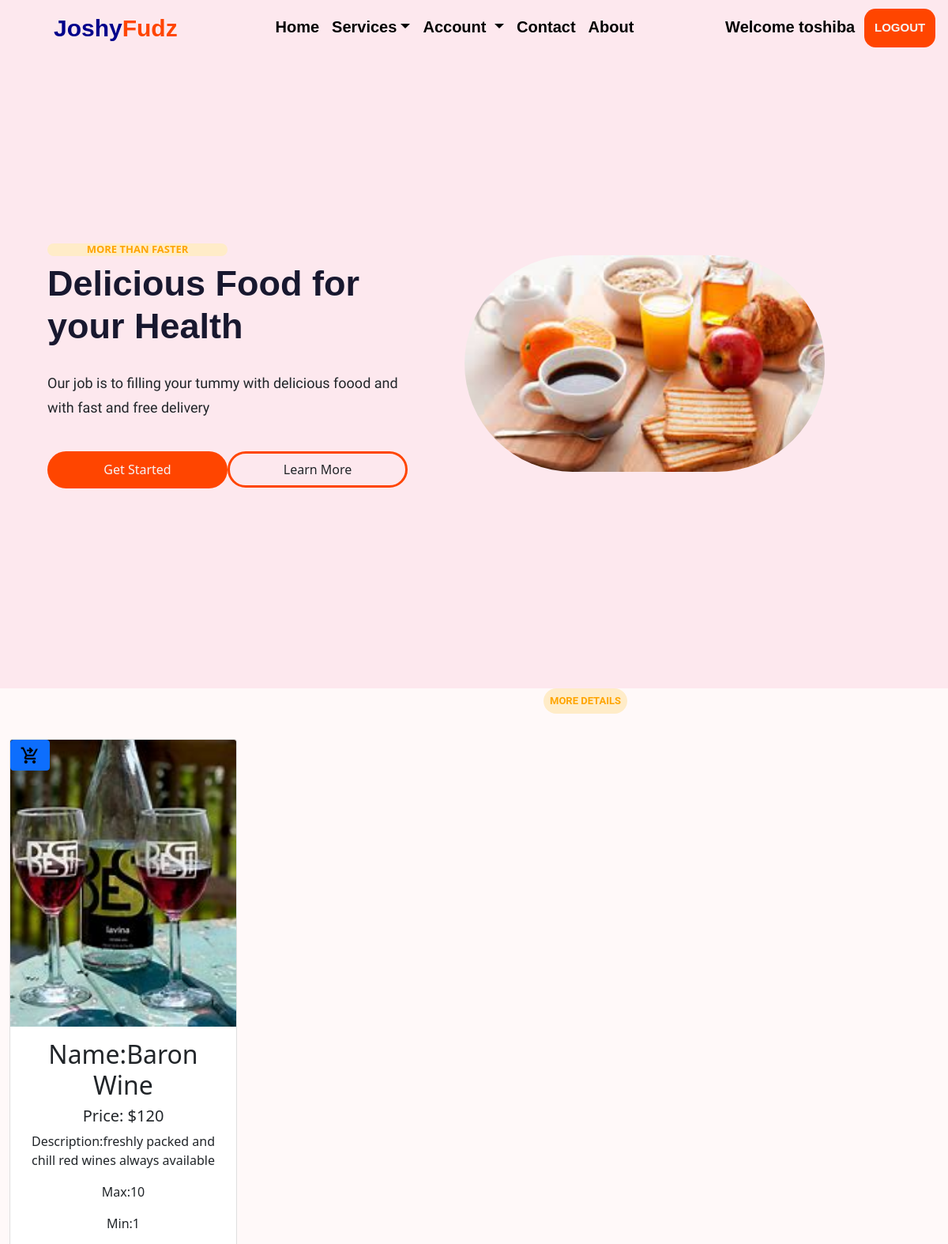
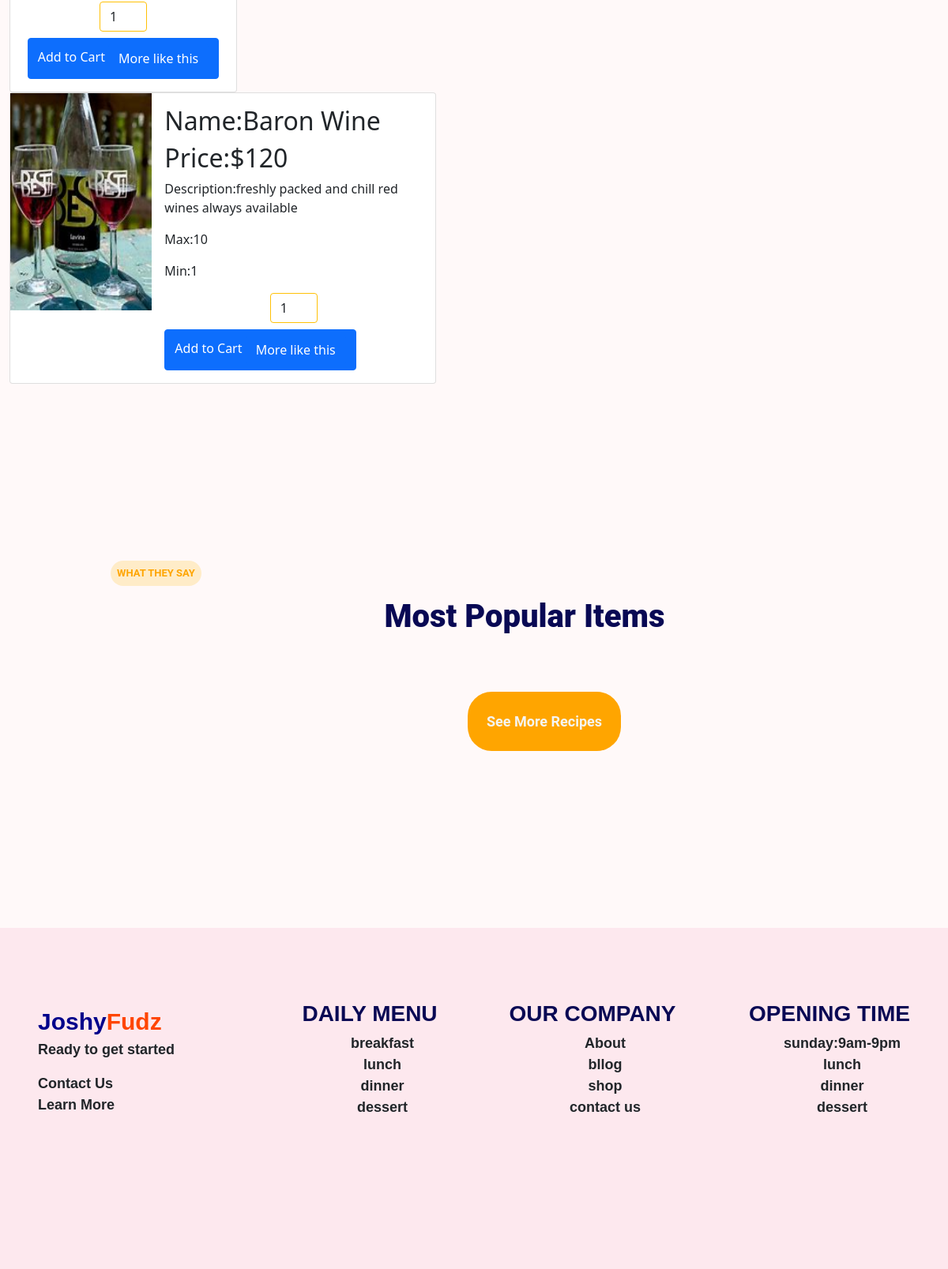
The page /details/17 (signed in) on the database its author committed (2 pictures, top to bottom).
### home/models.py (models this page shows, shortened)
class Product(models.Model):
    name = models.CharField(max_length=250)
    img = models.ImageField(upload_to= 'Product', default='prod.jpg')
    price = models.CharField(max_length=100)
    max_quantity = models.IntegerField()
    min_quantity = models.IntegerField(default=1, editable=False)
    display = models.BooleanField()
    latest = models.BooleanField(default=False)
    trending =models.BooleanField(default=False)
    meals =models.BooleanField(default=False)
    wines =models.BooleanField(default=False)
    snacks =models.BooleanField(default=False)
    description = models.TextField()
    created = models.DateTimeField(auto_now_add=True)
    update = models.DateTimeField(auto_now=True)
    class Meta:
        db_table = 'product'
        managed = True
        verbose_name = 'Product'
        verbose_name_plural = 'Products'

### home/views.py (the view)
# urls.py: path('details/<str:id>',views.details, name='details'),
@login_required(login_url='login')
def details(request, id):
    detail = Product.objects.get(pk=id)
    context = {
        'detail':detail,
    }
    return render(request, 'details.html', context)

### home/context_processors.py (called while the page is built)
def readcart(request):
    cart = Product.objects.filter()
    cartcount = 0
    for count in cart:
        cartcount += count.max_quantity
        context = {
            'cartcount':cartcount,
        }
        return context

### home/templates/details.html (shortened to what this page needs)
{% extends 'base.html' %}
{% block header %}{% include 'header.html' %}{% endblock header %}
{% block banner %}{% include 'banner.html' %}{% endblock banner %}
{% block content %}
<h5 class="menu">More Details</h5>
<div class="container-fluid ms-auto">
  <div class="row text-center">
     <div class="col-12">
        <div class="card" style="width: 18rem;">
            <a href="#" class="card-link position-absolute start-75 btn btn-primary"></a>
            <img src="{{detail.img.url}}" class="card-img-top" alt="...">
            <div class="card-body">
                <h2 class="card-title">Name:{{detail.name}}</h2>
                <h5 class="card-title">Price: ${{detail.price}}</h5>
                 <p class="card-text">Description:{{detail.description}}</p>
                 <p class="card-text"> Max:{{detail.max_quantity}}</p>
                 <p class="card-text">Min:{{detail.min_quantity}}</p>
              <form action="{% url 'shopcart' %}" method="POST">
               <input type="number" name="quantity" value="1" min="{{detail.min_quantity}}" max="{{detai.max_quantity}}" class="form-control shadow-none m-auto mb-2 border-warning" style="width:60px;">
               <button type="submit" class=" btn btn-primary">Add to Cart</a>
               </form>
                <a href="{% url 'products' %}" class="card-link btn btn-primary">More like this</a>
              </div>
        </div>
     </div>
   </div>
</div>
<div class="container-fluid ms-auto">
<div class="card mb-3" style="max-width: 540px;">
   <div class="row g-0">
     <div class="col-md-4">
       <img src="{{detail.img.url}}" class="img-fluid h-75 w-100" alt="...">
     </div>
     <div class="col-md-8 ms-auto">
       <div class="card-body">
         <h2 class="card-title">Name:{{detail.name}}</h2>
         <h2 class="card-title">Price:${{detail.price}}</h2>
         <p class="card-text">Description:{{detail.description}}</p>
         <p class="card-text"> Max:{{detail.max_quantity}}</p>
         <p class="card-text">Min:{{detail.min_quantity}}</p>
         <form action="{% url 'shopcart' %}" method="POST">
            <input type="number" name="quantity" value="1" min="{{detail.min_quantity}}" max="{{detai.max_quantity}}" class="flex-start form-control shadow-none m-auto mb-2 border-warning" style="width:60px;">
            <button type="submit" class=" btn btn-primary">Add to Cart</a>
            </form>
             <a href="{% url 'products' %}" class="card-link btn btn-primary">More like this</a>
           </div>
        </div>
     </div>
   </div>
 </div>
{% endblock content %}
{% block popular_items %}{% include 'popular_items.html' %}{% endblock popular_items %}
{% block footer %}{% include 'footer.html' %}{% endblock footer %}

### home/templates/header.html (shortened to what this page needs)
<nav class="navbar navbar-expand-lg sticky-top" >
    <div class="container-fluid" id="head_ings">
      <a class="navbar-brand ms-2 mt-auto ps-5" href="{% url 'index' %}"><span style="color: darkblue;">Joshy</span><span style="color:orangered ;">Fudz</span></a>
        <div class="offcanvas offcanvas-end" tabindex="-1" id="offcanvasRight" aria-labelledby="offcanvasRightLabel">
        <div class="offcanvas-body">
        <ul class="navbar-nav me-auto ms-auto mb-2 mb-lg-0">
          {% if request.user.is_authenticated %}
          <li class="nav-item">
            <a class="nav-link active" aria-current="page" href="{% url 'index' %}">Home</a>
          </li>
          <li class="nav-item dropdown">
            <a class="nav-link dropdown-toggle" href="#" id="navbarDropdown" role="button" data-bs-toggle="dropdown" aria-expanded="true" >Services</a>
          </li>
          <li class="nav-item dropdown">
            <a class="nav-link dropdown-toggle" href="#" id="navbarDropdown" role="button" data-bs-toggle="dropdown" aria-expanded="false">Account
            </a>
          </li>
          <li class="nav-item" href="login" >
            <a class="nav-link" href="#serv" href="a#">Contact</a>
          </li>
          <li class="nav-item">
            <a class="nav-link" href="#ab">About</a>
          </li>
        </ul>
        <li class="nav-item navbar-nav">
            <a href="{% url 'login' %}" class="nav-link me-1"  >Welcome  {{request.user.username}}</a>
        </li>
        <li class="nav-item navbar-nav">
            <a href="{% url 'logout' %}" class="nav-link me-1"  id="ogs">LOGOUT</a>
        </li>
      {% endif %}
      </div>
    </div>
  </nav>

### home/static/styling/school.css (style rules this page uses)
.navbar { background-color: rgb(253, 232, 238); }
.navbar-brand { font-size: 30px; font-weight: 800; font-family: sans-serif; }
.nav-item a { color: black; font-size: 20px; font-weight: 600; font-family: sans-serif; }
#ogs { background-color: orangered; color: whitesmoke; border-radius: .9rem; padding: .8rem; font-size: 15px; text-align: center; }
.menu { text-transform: uppercase; background-color: rgb(255, 236, 200); border-radius: 4rem; color: orange; font-size: small; font-family: 'Roboto', sans-serif; font-weight: 700; width: max-content; padding: .5rem; margin: 0rem 5rem 2rem 43rem; }
body { background-color: rgb(255, 249, 249); }
* { padding: 0%; border: 0; box-sizing: border-box; }

### rows shown on the page
Product: img (picture), name "Baron Wine", price "120", description "freshly packed and chill red wines always available", max_quantity "10", min_quantity "1", quantity "1"

### other values the page prints
{{ request.user.username }} "toshiba"
